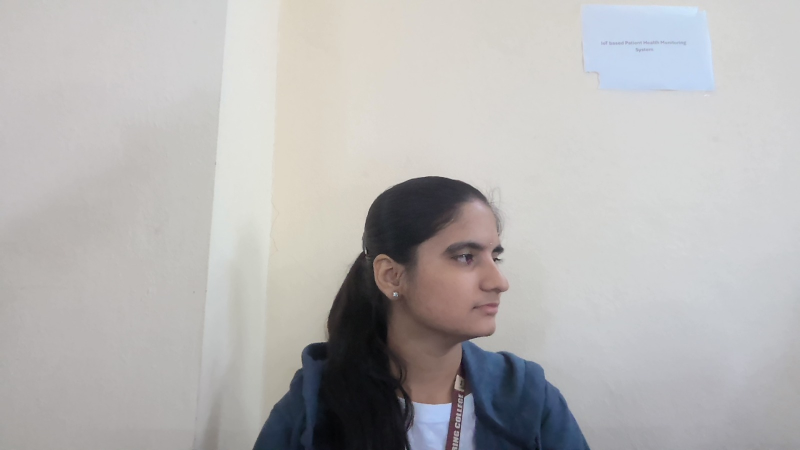
#> input picture backend/temp_db_1763811162.954914/1_1_front_1763810869.237331.jpg, 1600 x 900 px (shown at 1/2 size)
$ python -i liveness_detection.py   (imports and definitions only)   (older library calls are emulated)
#> lines starting #> are read from the running program, lines starting #| are printed output that depends on the picture; after the words box and inside, x2 and y2 are one past the last pixel; in counts of white or black regions, pixels touching at a corner belong together
"""
Advanced Liveness Detection for Anti-Spoofing
Detects if a face is real (live person) or fake (photo/video/mask)
"""

import cv2
import numpy as np
from collections import deque
from datetime import datetime

class LivenessDetector:
    """
    Multi-method liveness detection to prevent spoofing attacks
    """

    def __init__(self):
        self.movement_threshold = 2.0  # Minimum movement for liveness
        self.texture_threshold = 15.0  # Minimum texture variance
        self.blink_frames = deque(maxlen=30)  # Track eye aspect ratio
        self.head_pose_history = deque(maxlen=20)

    # [21 lines left out: function check_movement, not called in this run]

    def check_texture(self, face_img):
        """
        Analyze texture patterns
        Real faces have more texture variation than printed photos
        """
        if face_img is None or face_img.size == 0:
            return True, 0.5

        # Convert to grayscale
        if len(face_img.shape) == 3:
            gray = cv2.cvtColor(face_img, cv2.COLOR_BGR2GRAY)
        else:
            gray = face_img

        # Calculate Laplacian variance (texture measure)
        laplacian = cv2.Laplacian(gray, cv2.CV_64F)
        variance = laplacian.var()

        print(f"  Texture variance: {variance:.2f}")

        # Real faces have higher texture variance
        # Made more strict to catch phone displays
        if variance < 80:
            return False, 0.2  # Too smooth - likely printed photo or screen
        elif variance > 150:
            return True, 0.9  # Good texture - likely real
        else:
            return False, 0.5  # Borderline - reject to be safe

    def check_color_diversity(self, face_img):
        """
        Check color distribution
        Real faces have natural color variation
        Printed photos often have limited color range
        """
        if face_img is None or face_img.size == 0:
            return True, 0.5

        # Calculate color histogram
        hist_b = cv2.calcHist([face_img], [0], None, [256], [0, 256])
        hist_g = cv2.calcHist([face_img], [1], None, [256], [0, 256])
        hist_r = cv2.calcHist([face_img], [2], None, [256], [0, 256])

        # Calculate entropy (color diversity)
        def entropy(hist):
            hist = hist / hist.sum()
            hist = hist[hist > 0]
            return -np.sum(hist * np.log2(hist))

        avg_entropy = (entropy(hist_b) + entropy(hist_g) + entropy(hist_r)) / 3

        # Real faces have higher color entropy
        if avg_entropy < 4.0:
            return False, 0.4  # Limited colors - likely photo
        elif avg_entropy > 5.5:
            return True, 0.9  # Good color diversity
        else:
            return True, 0.6

    def check_reflection(self, face_img):
        """
        Detect screen reflections or glare
        Photos on screens often have characteristic reflections
        """
        if face_img is None or face_img.size == 0:
            return True, 0.5

        # Convert to grayscale
        if len(face_img.shape) == 3:
            gray = cv2.cvtColor(face_img, cv2.COLOR_BGR2GRAY)
        else:
            gray = face_img

        # Find very bright spots (potential reflections)
        _, bright_spots = cv2.threshold(gray, 240, 255, cv2.THRESH_BINARY)
        bright_ratio = np.sum(bright_spots > 0) / bright_spots.size

        # Also check for moderate bright spots (screen glow)
        _, moderate_bright = cv2.threshold(gray, 200, 255, cv2.THRESH_BINARY)
        moderate_ratio = np.sum(moderate_bright > 0) / moderate_bright.size

        print(f"  Bright spots: {bright_ratio:.4f}, Moderate: {moderate_ratio:.4f}")

        # Too many bright spots suggest screen reflection
        # Made more strict to catch phone screens
        if bright_ratio > 0.08 or moderate_ratio > 0.25:
            return False, 0.2  # Likely screen reflection or glow
        elif bright_ratio < 0.03 and moderate_ratio < 0.15:
            return True, 0.9  # No suspicious reflections
        else:
            return False, 0.5  # Borderline - reject to be safe

    def check_screen_pattern(self, face_img):
        """
        Detect screen pixel patterns
        Phone/monitor screens have characteristic pixel grids
        """
        if face_img is None or face_img.size == 0:
            return True, 0.5

        # Convert to grayscale
        if len(face_img.shape) == 3:
            gray = cv2.cvtColor(face_img, cv2.COLOR_BGR2GRAY)
        else:
            gray = face_img

        # Apply FFT to detect regular patterns (screen pixels)
        f = np.fft.fft2(gray)
        fshift = np.fft.fftshift(f)
        magnitude_spectrum = 20 * np.log(np.abs(fshift) + 1)

        # Check for high-frequency regular patterns
        h, w = magnitude_spectrum.shape
        center_h, center_w = h // 2, w // 2

        # Sample high-frequency regions
        high_freq_region = magnitude_spectrum[center_h-10:center_h+10, center_w+w//4:center_w+w//3]
        high_freq_energy = np.mean(high_freq_region)

        print(f"  High-freq energy: {high_freq_energy:.2f}")

        # Screens have more high-frequency energy due to pixel grid
        if high_freq_energy > 15:
            return False, 0.2  # Likely screen with pixel pattern
        elif high_freq_energy < 10:
            return True, 0.9  # No screen pattern
        else:
            return False, 0.5  # Borderline

    def check_depth_cues(self, face_img):
        """
        Check for depth information
        Real 3D faces have different depth cues than flat photos
        """
        if face_img is None or face_img.size == 0:
            return True, 0.5

        # Convert to grayscale
        if len(face_img.shape) == 3:
            gray = cv2.cvtColor(face_img, cv2.COLOR_BGR2GRAY)
        else:
            gray = face_img

        # Calculate gradient magnitude (edge strength)
        sobelx = cv2.Sobel(gray, cv2.CV_64F, 1, 0, ksize=3)
        sobely = cv2.Sobel(gray, cv2.CV_64F, 0, 1, ksize=3)
        gradient_mag = np.sqrt(sobelx**2 + sobely**2)

        # Real faces have more varied edge strengths
        edge_variance = np.var(gradient_mag)

        print(f"  Edge variance: {edge_variance:.2f}")

        # Made more strict to catch flat displays
        if edge_variance < 200:
            return False, 0.3  # Too uniform - likely flat photo or screen
        elif edge_variance > 600:
            return True, 0.9  # Good depth variation
        else:
            return False, 0.5  # Borderline - reject to be safe

    def detect_liveness(self, face_img, movement_history=None):
        """
        Comprehensive liveness detection
        Returns: (is_live, confidence, details)
        """
        checks = {}
        scores = []

        # 1. Movement check
        if movement_history and len(movement_history) > 0:
            is_live, score = self.check_movement(movement_history)
            checks['movement'] = {'is_live': is_live, 'score': score}
            scores.append(score)

        # 2. Texture check
        is_live, score = self.check_texture(face_img)
        checks['texture'] = {'is_live': is_live, 'score': score}
        scores.append(score)

        # 3. Color diversity check
        is_live, score = self.check_color_diversity(face_img)
        checks['color'] = {'is_live': is_live, 'score': score}
        scores.append(score)

        # 4. Reflection check
        is_live, score = self.check_reflection(face_img)
        checks['reflection'] = {'is_live': is_live, 'score': score}
        scores.append(score)

        # 5. Depth cues check
        is_live, score = self.check_depth_cues(face_img)
        checks['depth'] = {'is_live': is_live, 'score': score}
        scores.append(score)

        # 6. Screen pattern check (NEW - specifically for phone displays)
        is_live, score = self.check_screen_pattern(face_img)
        checks['screen_pattern'] = {'is_live': is_live, 'score': score}
        scores.append(score)

        # Calculate overall confidence
        avg_score = np.mean(scores)

        # Determine if live based on multiple checks
        # Made MUCH more strict - need at least 5 out of 6 checks to pass with high scores
        passing_checks = sum(1 for check in checks.values() if check['is_live'] and check['score'] > 0.7)
        high_score_checks = sum(1 for check in checks.values() if check['score'] > 0.8)

        # Very strict criteria to prevent phone display spoofing
        # Need 5/6 checks passing AND at least 3 with high scores
        is_live = passing_checks >= 5 and avg_score > 0.75 and high_score_checks >= 3

        print(f"  Liveness decision: passing={passing_checks}/6, high_score={high_score_checks}/6, avg={avg_score:.2f}, is_live={is_live}")

        return is_live, avg_score, checks

    # [21 lines left out: function get_spoofing_type, not called in this run]


class EnhancedStudentTracker:
    """
    Enhanced student tracker with liveness detection
    """

    # [89 lines left out: functions __init__, update_metrics, is_suspicious, get_status, not called in this run]

>>> import cv2
>>> picture = cv2.imread('temp_db_1763811162.954914/1_1_front_1763810869.237331.jpg')
#> picture is the input picture: shape (900, 1600, 3); mean B, G, R 180.3, 180.8, 182.5
>>> result = LivenessDetector().detect_liveness(picture)
#> in check_texture, `gray = cv2.cvtColor(face_img, cv2.COLOR_BGR2GRAY)`:
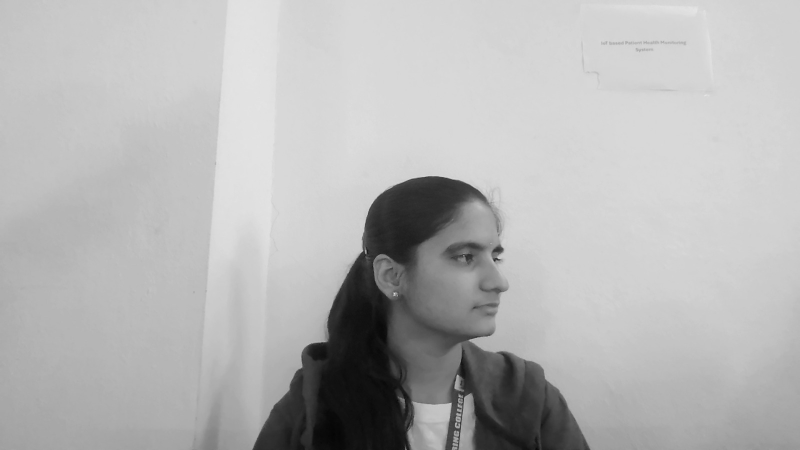
#> gray: shape (900, 1600) (shown at 1/2 size); min 4, max 250, mean 181.2
#> in check_texture, `laplacian = cv2.Laplacian(gray, cv2.CV_64F)`:
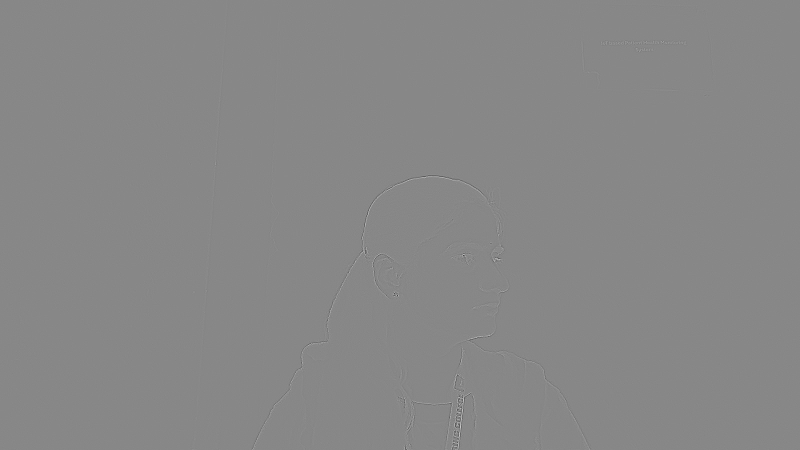
#> laplacian: shape (900, 1600) float64 (shown at 1/2 size); min -193, max 170, mean 0; drawn with min black and max white
#> in check_texture, `variance = laplacian.var()`: variance = 16.03
#|   Texture variance: 16.03
#> in detect_liveness, `is_live, score = self.check_texture(face_img)`: is_live = False; score = 0.2
#> in check_color_diversity, `hist_b = cv2.calcHist([face_img], [0], None, [256], [0, 256])`: hist_b = 256 values, max 67501 at index 209, min 0 at index 0, mean 5625
#> in check_color_diversity, `hist_g = cv2.calcHist([face_img], [1], None, [256], [0, 256])`: hist_g = 256 values, max 88402 at index 214, min 0 at index 0, mean 5625
#> in check_color_diversity, `hist_r = cv2.calcHist([face_img], [2], None, [256], [0, 256])`: hist_r = 256 values, max 49679 at index 215, min 0 at index 0, mean 5625
#> in entropy, `hist = hist / hist.sum()`: hist = 256 values, max 0.0469 at index 209, min 0 at index 0, mean 0.00391
#> in entropy, `hist = hist[hist > 0]`: hist = 248 values, max 0.0469 at index 203, min 1.39e-06 at index 246, mean 0.00403
#> in check_color_diversity, `avg_entropy = (entropy(hist_b) + entropy(hist_g) + entropy(hist_r)) / 3`: avg_entropy = 6.57
#> in detect_liveness, `is_live, score = self.check_color_diversity(face_img)`: is_live = True; score = 0.9
#> in check_reflection, `_, bright_spots = cv2.threshold(gray, 240, 255, cv2.THRESH_BINARY)`:
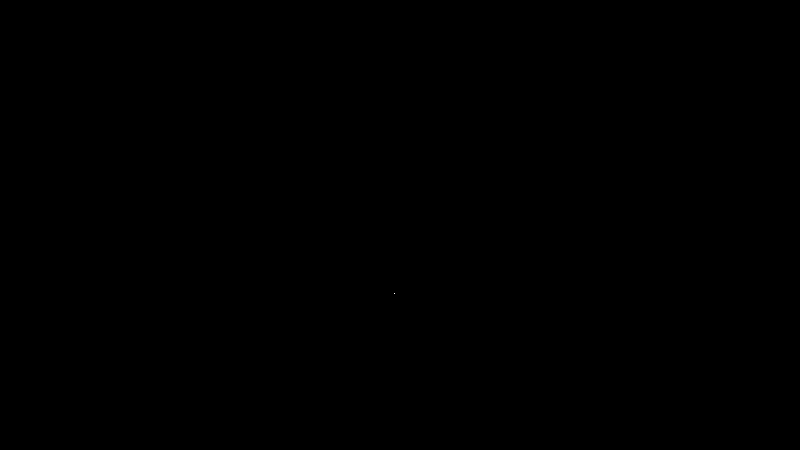
#> bright_spots: shape (900, 1600) (shown at 1/2 size); 0% white in thin lines or dots, all inside (x1, y1, x2, y2) = (788, 586, 789, 588)
#> in check_reflection, `bright_ratio = np.sum(bright_spots > 0) / bright_spots.size`: bright_ratio = 1.39e-06
#> in check_reflection, `_, moderate_bright = cv2.threshold(gray, 200, 255, cv2.THRESH_BINARY)`:
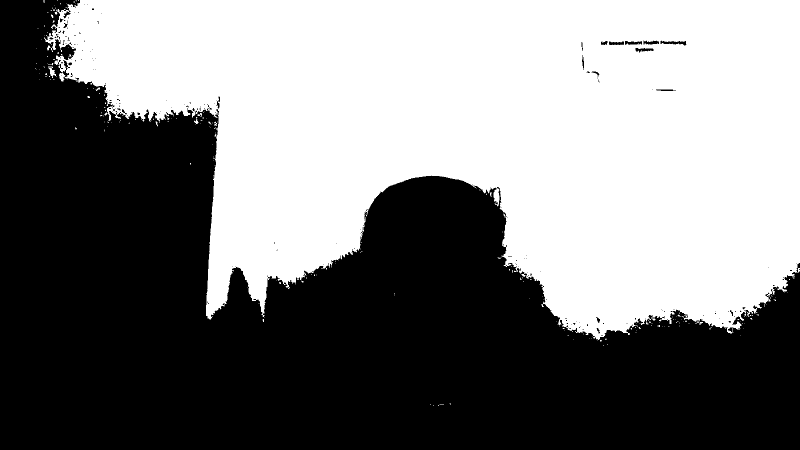
#> moderate_bright: shape (900, 1600) (shown at 1/2 size); 48.9% white; 225 white regions (212 under 20 px), largest, box (x1, y1, x2, y2) and area: (88, 0, 1600, 681) 702490, (97, 136, 114, 156) 140, (388, 238, 397, 249) 48
#> in check_reflection, `moderate_ratio = np.sum(moderate_bright > 0) / moderate_bright.size`: moderate_ratio = 0.489
#|   Bright spots: 0.0000, Moderate: 0.4887
#> in detect_liveness, `is_live, score = self.check_reflection(face_img)`: is_live = False; score = 0.2
#> in check_depth_cues, `edge_variance = np.var(gradient_mag)`: edge_variance = 427.8
#|   Edge variance: 427.77
#> in detect_liveness, `is_live, score = self.check_depth_cues(face_img)`: score = 0.5
#> in check_screen_pattern, `magnitude_spectrum = 20 * np.log(np.abs(fshift) + 1)`:
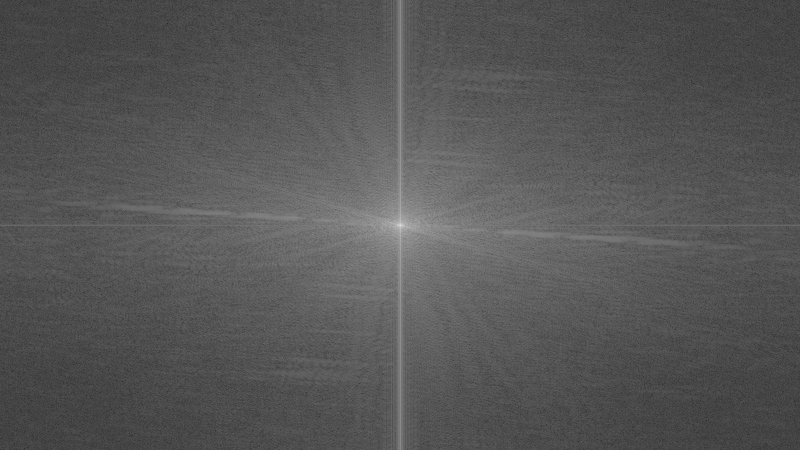
#> magnitude_spectrum: shape (900, 1600) float64 (shown at 1/2 size); min 12.34, max 387.6, mean 139.3; drawn with min black and max white
#> in check_screen_pattern, `high_freq_region = magnitude_spectrum[center_h-10:center_h+10, center_..`:
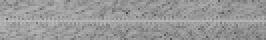
#> high_freq_region: shape (20, 133) float64 (shown 2 times larger); min 72.98, max 191.5, mean 153.4
#> in check_screen_pattern, `high_freq_energy = np.mean(high_freq_region)`: high_freq_energy = 153.4
#|   High-freq energy: 153.36
#> in detect_liveness, `is_live, score = self.check_screen_pattern(face_img)`: score = 0.2
#> in detect_liveness, `avg_score = np.mean(scores)`: avg_score = 0.4
#> in detect_liveness, `passing_checks = sum(1 for check in checks.values() if check['is_live'..`: passing_checks = 1
#|   Liveness decision: passing=1/6, high_score=1/6, avg=0.40, is_live=False

$ run again, on backend/temp_db_1763811162.954914/245524733014_245524733014_front_1763808955.181779.jpg
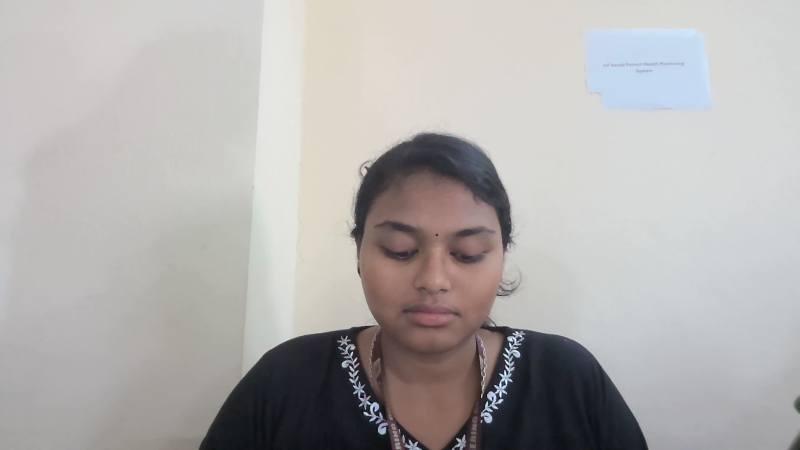
#> input picture backend/temp_db_1763811162.954914/245524733014_245524733014_front_1763808955.181779.jpg, 1600 x 900 px (shown at 1/2 size)
#> picture is the input picture: shape (900, 1600, 3); mean B, G, R 173.5, 174.9, 177.3
#> variance = 54.52
#|   Texture variance: 54.52
#> in detect_liveness, `is_live, score = self.check_texture(face_img)`: is_live = False; score = 0.2
#> hist_b = 256 values, max 48496 at index 212, min 0 at index 0, mean 5625
#> hist_g = 256 values, max 122817 at index 216, min 1 at index 1, mean 5625
#> hist_r = 256 values, max 54250 at index 215, min 0 at index 2, mean 5625
#> in entropy, `hist = hist / hist.sum()`: hist = 256 values, max 0.0337 at index 212, min 0 at index 0, mean 0.00391
#> in entropy, `hist = hist[hist > 0]`: hist = 248 values, max 0.0337 at index 204, min 6.94e-07 at index 0, mean 0.00403
#> avg_entropy = 6.77
#> in detect_liveness, `is_live, score = self.check_color_diversity(face_img)`: is_live = True; score = 0.9
#> bright_spots: shape (900, 1600); 0.01% white in thin lines or dots, all inside (x1, y1, x2, y2) = (963, 664, 1044, 795)
#> bright_ratio = 8.47e-05
#> in check_reflection, `_, moderate_bright = cv2.threshold(gray, 200, 255, cv2.THRESH_BINARY)`:
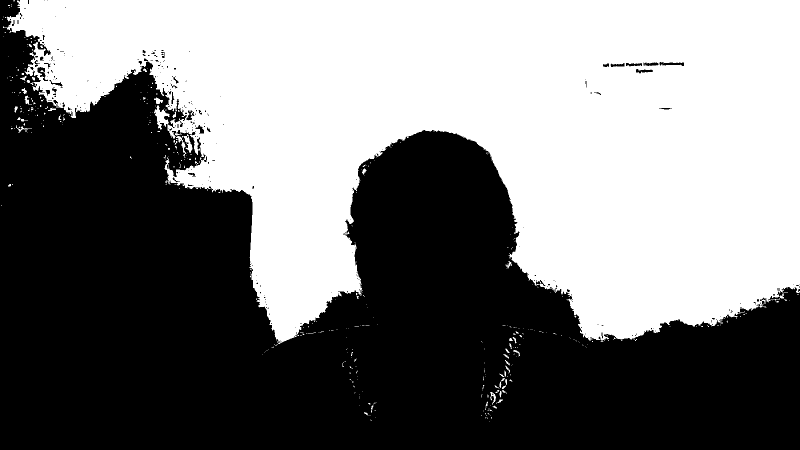
#> moderate_bright: shape (900, 1600) (shown at 1/2 size); 48.2% white; 412 white regions (365 under 20 px), largest, box (x1, y1, x2, y2) and area: (6, 0, 1600, 692) 690200, (368, 268, 385, 306) 275, (352, 272, 373, 312) 206
#> moderate_ratio = 0.482
#|   Bright spots: 0.0001, Moderate: 0.4820
#> in detect_liveness, `is_live, score = self.check_reflection(face_img)`: is_live = False; score = 0.2
#> edge_variance = 1341.1
#|   Edge variance: 1341.09
#> in detect_liveness, `is_live, score = self.check_depth_cues(face_img)`: is_live = True; score = 0.9
#> in check_screen_pattern, `high_freq_region = magnitude_spectrum[center_h-10:center_h+10, center_..`:
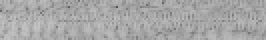
#> high_freq_region: shape (20, 133) float64 (shown 2 times larger); min 80.58, max 196.6, mean 167.6
#> high_freq_energy = 167.6
#|   High-freq energy: 167.56
#> in detect_liveness, `is_live, score = self.check_screen_pattern(face_img)`: is_live = False; score = 0.2
#> avg_score = 0.48
#> passing_checks = 2
#|   Liveness decision: passing=2/6, high_score=2/6, avg=0.48, is_live=False
